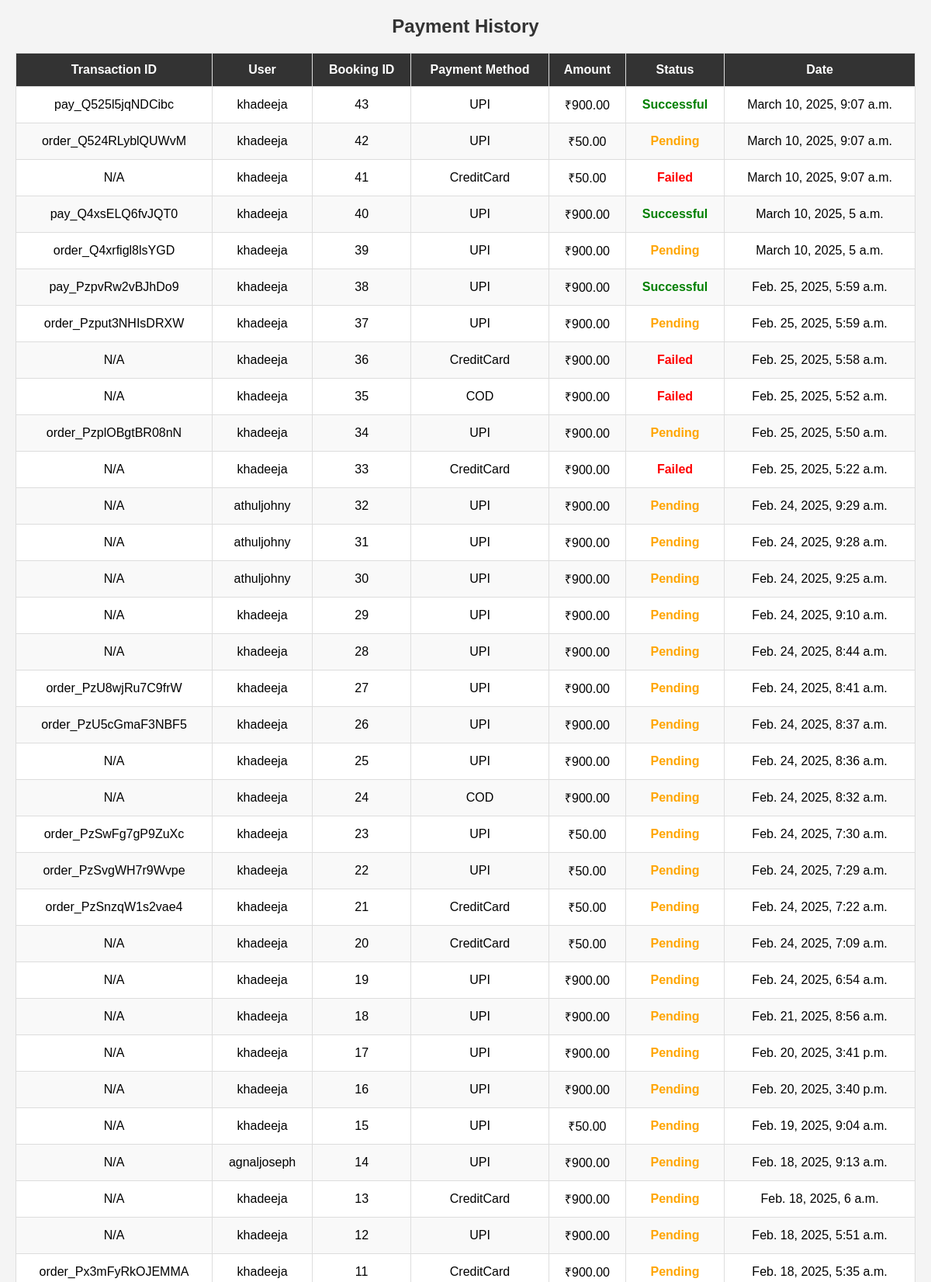
Screenshot of /payments/ (signed in, upper part) with the database file from the repository.
### booking/models.py (models this page shows, shortened)
class Payment(models.Model):
    PAYMENT_METHOD_CHOICES = [
        ('UPI', 'UPI'),
        ('Debit Card', 'Debit Card'),
        ('Credit Card', 'Credit Card'),
        ('COD', 'Cash on Delivery')
    ]
    PAYMENT_STATUS_CHOICES = [
        ('Pending', 'Pending'),
        ('Successful', 'Successful'),
        ('Failed', 'Failed'),
        ('Cancelled', 'Cancelled')
    ]
    user = models.ForeignKey(CustomUser, on_delete=models.CASCADE)
    booking = models.ForeignKey(CylinderBooking, on_delete=models.CASCADE, related_name="payments")
    payment_method = models.CharField(max_length=20, choices=PAYMENT_METHOD_CHOICES)
    payment_status = models.CharField(max_length=20, choices=PAYMENT_STATUS_CHOICES, default='Pending')
    amount = models.DecimalField(max_digits=10, decimal_places=2)
    payment_date = models.DateTimeField(default=timezone.now)
    transaction_id = models.CharField(max_length=100, null=True, blank=True)

class CustomUser(AbstractUser):
    phone = models.IntegerField(null=True, blank=True,unique=True)

class CylinderBooking(models.Model):
    PAYMENT_METHOD_CHOICES = [
        ('UPI', 'UPI'),
        ('CreditCard', 'Credit Card'),
        ('COD', 'Cash on Delivery')
    ]
    CYLINDER_TYPE_CHOICE=[
        ('Domestic','Domestic'),
        ('commercial','Commercial')
    ]
    user = models.ForeignKey(CustomUser, on_delete=models.CASCADE)
    cylinder_type = models.CharField(max_length=20,choices=CYLINDER_TYPE_CHOICE)
    payment_method = models.CharField(max_length=20, choices=PAYMENT_METHOD_CHOICES)
    payment_status = models.BooleanField(default=False)
    booking_date = models.DateTimeField(auto_now_add=True
    )
    delivery_staff = models.ForeignKey(DeliveryStaff, null=True, blank=True, on_delete=models.SET_NULL)

### booking/views.py (the view)
# urls.py: path('payments/',views.PaymentHistoryView.as_view(), name='payment_history'),
@method_decorator(decs,name="dispatch")
class PaymentHistoryView(ListView):
    model = Payment
    template_name = 'payment_history.html'
    context_object_name = 'payments'
    ordering = ['-payment_date']

### booking/templates/payment_history.html (shortened to what this page needs)
<!DOCTYPE html>
<html lang="en">
<head>
</head>
<body>
    <h2>Payment History</h2>
    <table>
        <thead>
            <tr>
                <th>Transaction ID</th>
                <th>User</th>
                <th>Booking ID</th>
                <th>Payment Method</th>
                <th>Amount</th>
                <th>Status</th>
                <th>Date</th>
            </tr>
        </thead>
        <tbody>
            {% for payment in payments %}
            <tr>
                <td>{{ payment.transaction_id|default:"N/A" }}</td>
                <td>{{ payment.user.username }}</td>
                <td>{{ payment.booking.id }}</td>
                <td>{{ payment.payment_method }}</td>
                <td>₹{{ payment.amount }}</td>
                <td>
                    {% if payment.payment_status == "Successful" %}
                        <span class="status-success">Successful</span>
                    {% elif payment.payment_status == "Pending" %}
                        <span class="status-pending">Pending</span>
                    {% else %}
                        <span class="status-failed">Failed</span>
                    {% endif %}
                </td>
                <td>{{ payment.payment_date }}</td>
            </tr>
            {% empty %}
            <tr>
                <td colspan="7">No payments found.</td>
            </tr>
            {% endfor %}
        </tbody>
    </table>
</body>
</html>

### booking/templates/payment_history.html (style rules this page uses)
body { font-family: Arial, sans-serif; margin: 20px; padding: 0; background-color: #f4f4f4; }
h2 { text-align: center; color: #333; }
table { width: 100%; border-collapse: collapse; margin-top: 20px; background: white; }
th, td { padding: 12px; border: 1px solid #ddd; text-align: center; }
th { background-color: #333; color: white; }
tr:nth-child(even) { background-color: #f9f9f9; }
.status-success { color: green; font-weight: bold; }
.status-pending { color: orange; font-weight: bold; }
.status-failed { color: red; font-weight: bold; }

### rows the page displays
Payment: transaction_id "pay_Q525l5jqNDCibc", user.username "khadeeja", booking.id "43", payment_method "UPI", amount "900.00", payment_status "Successful", payment_date "March 10, 2025, 9:07 a.m."
Payment: transaction_id "order_Q524RLyblQUWvM", user.username "khadeeja", booking.id "42", payment_method "UPI", amount "50.00", payment_status "Pending", payment_date "March 10, 2025, 9:07 a.m."
Payment: transaction_id "N/A", user.username "khadeeja", booking.id "41", payment_method "CreditCard", amount "50.00", payment_status "Failed", payment_date "March 10, 2025, 9:07 a.m."
Payment: transaction_id "pay_Q4xsELQ6fvJQT0", user.username "khadeeja", booking.id "40", payment_method "UPI", amount "900.00", payment_status "Successful", payment_date "March 10, 2025, 5 a.m."
Payment: transaction_id "order_Q4xrfigl8lsYGD", user.username "khadeeja", booking.id "39", payment_method "UPI", amount "900.00", payment_status "Pending", payment_date "March 10, 2025, 5 a.m."
Payment: transaction_id "pay_PzpvRw2vBJhDo9", user.username "khadeeja", booking.id "38", payment_method "UPI", amount "900.00", payment_status "Successful", payment_date "Feb. 25, 2025, 5:59 a.m."
Payment: transaction_id "order_Pzput3NHIsDRXW", user.username "khadeeja", booking.id "37", payment_method "UPI", amount "900.00", payment_status "Pending", payment_date "Feb. 25, 2025, 5:59 a.m."
Payment: transaction_id "N/A", user.username "khadeeja", booking.id "36", payment_method "CreditCard", amount "900.00", payment_status "Failed", payment_date "Feb. 25, 2025, 5:58 a.m."
Payment: transaction_id "N/A", user.username "khadeeja", booking.id "35", payment_method "COD", amount "900.00", payment_status "Failed", payment_date "Feb. 25, 2025, 5:52 a.m."
Payment: transaction_id "order_PzplOBgtBR08nN", user.username "khadeeja", booking.id "34", payment_method "UPI", amount "900.00", payment_status "Pending", payment_date "Feb. 25, 2025, 5:50 a.m."
Payment: transaction_id "N/A", user.username "khadeeja", booking.id "33", payment_method "CreditCard", amount "900.00", payment_status "Failed", payment_date "Feb. 25, 2025, 5:22 a.m."
Payment: transaction_id "N/A", user.username "athuljohny", booking.id "32", payment_method "UPI", amount "900.00", payment_status "Pending", payment_date "Feb. 24, 2025, 9:29 a.m."
Payment: transaction_id "N/A", user.username "athuljohny", booking.id "31", payment_method "UPI", amount "900.00", payment_status "Pending", payment_date "Feb. 24, 2025, 9:28 a.m."
Payment: transaction_id "N/A", user.username "athuljohny", booking.id "30", payment_method "UPI", amount "900.00", payment_status "Pending", payment_date "Feb. 24, 2025, 9:25 a.m."
Payment: transaction_id "N/A", user.username "khadeeja", booking.id "29", payment_method "UPI", amount "900.00", payment_status "Pending", payment_date "Feb. 24, 2025, 9:10 a.m."
Payment: transaction_id "N/A", user.username "khadeeja", booking.id "28", payment_method "UPI", amount "900.00", payment_status "Pending", payment_date "Feb. 24, 2025, 8:44 a.m."
Payment: transaction_id "order_PzU8wjRu7C9frW", user.username "khadeeja", booking.id "27", payment_method "UPI", amount "900.00", payment_status "Pending", payment_date "Feb. 24, 2025, 8:41 a.m."
Payment: transaction_id "order_PzU5cGmaF3NBF5", user.username "khadeeja", booking.id "26", payment_method "UPI", amount "900.00", payment_status "Pending", payment_date "Feb. 24, 2025, 8:37 a.m."
Payment: transaction_id "N/A", user.username "khadeeja", booking.id "25", payment_method "UPI", amount "900.00", payment_status "Pending", payment_date "Feb. 24, 2025, 8:36 a.m."
Payment: transaction_id "N/A", user.username "khadeeja", booking.id "24", payment_method "COD", amount "900.00", payment_status "Pending", payment_date "Feb. 24, 2025, 8:32 a.m."
Payment: transaction_id "order_PzSwFg7gP9ZuXc", user.username "khadeeja", booking.id "23", payment_method "UPI", amount "50.00", payment_status "Pending", payment_date "Feb. 24, 2025, 7:30 a.m."
Payment: transaction_id "order_PzSvgWH7r9Wvpe", user.username "khadeeja", booking.id "22", payment_method "UPI", amount "50.00", payment_status "Pending", payment_date "Feb. 24, 2025, 7:29 a.m."
Payment: transaction_id "order_PzSnzqW1s2vae4", user.username "khadeeja", booking.id "21", payment_method "CreditCard", amount "50.00", payment_status "Pending", payment_date "Feb. 24, 2025, 7:22 a.m."
Payment: transaction_id "N/A", user.username "khadeeja", booking.id "20", payment_method "CreditCard", amount "50.00", payment_status "Pending", payment_date "Feb. 24, 2025, 7:09 a.m."
Payment: transaction_id "N/A", user.username "khadeeja", booking.id "19", payment_method "UPI", amount "900.00", payment_status "Pending", payment_date "Feb. 24, 2025, 6:54 a.m."
Payment: transaction_id "N/A", user.username "khadeeja", booking.id "18", payment_method "UPI", amount "900.00", payment_status "Pending", payment_date "Feb. 21, 2025, 8:56 a.m."
Payment: transaction_id "N/A", user.username "khadeeja", booking.id "17", payment_method "UPI", amount "900.00", payment_status "Pending", payment_date "Feb. 20, 2025, 3:41 p.m."
Payment: transaction_id "N/A", user.username "khadeeja", booking.id "16", payment_method "UPI", amount "900.00", payment_status "Pending", payment_date "Feb. 20, 2025, 3:40 p.m."
Payment: transaction_id "N/A", user.username "khadeeja", booking.id "15", payment_method "UPI", amount "50.00", payment_status "Pending", payment_date "Feb. 19, 2025, 9:04 a.m."
Payment: transaction_id "N/A", user.username "agnaljoseph", booking.id "14", payment_method "UPI", amount "900.00", payment_status "Pending", payment_date "Feb. 18, 2025, 9:13 a.m."
Payment: transaction_id "N/A", user.username "khadeeja", booking.id "13", payment_method "CreditCard", amount "900.00", payment_status "Pending", payment_date "Feb. 18, 2025, 6 a.m."
Payment: transaction_id "N/A", user.username "khadeeja", booking.id "12", payment_method "UPI", amount "900.00", payment_status "Pending", payment_date "Feb. 18, 2025, 5:51 a.m."
Payment: transaction_id "order_Px3mFyRkOJEMMA", user.username "khadeeja", booking.id "11", payment_method "CreditCard", amount "900.00", payment_status "Pending", payment_date "Feb. 18, 2025, 5:35 a.m."
